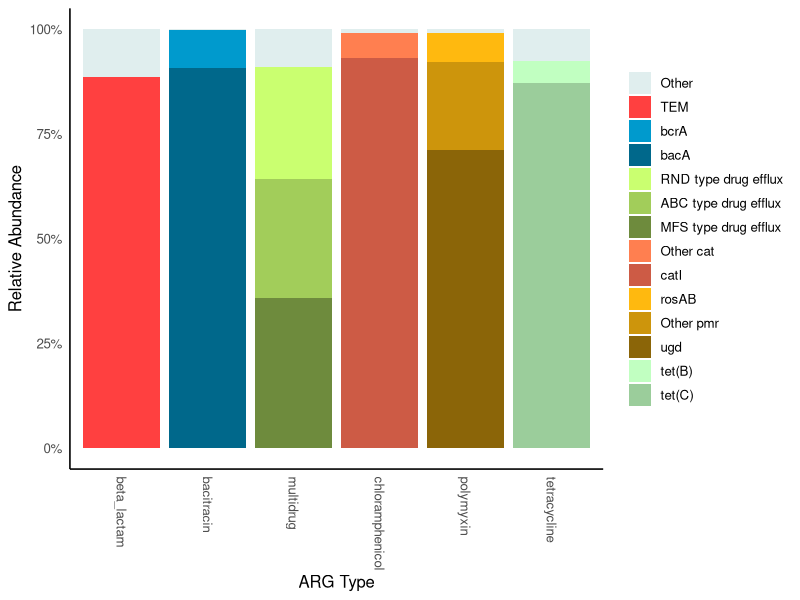

Recreate this plot in R.
# Load necessary packages
library(tidyr)
library(dplyr)
library(ggplot2)

#### Profiling by subtype; normalized to cell count
# Import args-oap output file: metadata.txt
args_oap_metadata <- read.table('args-oap_output/metadata.txt', header=TRUE, row.names=1)

# Import args-oap output file: normalized_cell.subtype
normalized_cell.subtype <- as.data.frame(read.delim('args-oap_output/normalized_cell.subtype.txt', header=TRUE))
colnames(normalized_cell.subtype) <- sub("_.*", "", colnames(normalized_cell.subtype)) # Clean column names

# Separate type and subtype names
ARG_subtype_df <- normalized_cell.subtype %>%
  separate(col = subtype, into = c("Type", "Subtype"), sep = "__") %>%
  select(Type, Subtype, everything())

# Add OVERALL abundance column. OVERALL represents the cumulative abundance of ARG types from all samples normalized to the total cell copy number
ARG_subtype_df$OVERALL <- (ARG_subtype_df$AUGLS01*args_oap_metadata[[1, "nCell"]] +
                             ARG_subtype_df$AUGLS05*args_oap_metadata[[2, "nCell"]] +
                             ARG_subtype_df$AUGLS16*args_oap_metadata[[3, "nCell"]] +
                             ARG_subtype_df$SEPLS01*args_oap_metadata[[4, "nCell"]] +
                             ARG_subtype_df$SEPLS05*args_oap_metadata[[5, "nCell"]] +
                             ARG_subtype_df$SEPLS16*args_oap_metadata[[6, "nCell"]]
                            ) / sum(args_oap_metadata[["nCell"]])

# List of ARG types (overall abundance > 0.009 cpc). Check ARG_type_heatmap.R to see abundant ARG types.
Abundant_ARGs <- c("beta_lactam", "bacitracin", "multidrug", "chloramphenicol", "polymyxin", "tetracycline")
# Filter abundant ARG types
Abundant_ARGs_df <- ARG_subtype_df %>%
  filter(grepl(paste(Abundant_ARGs, collapse = "|"), Type)) %>%
  # Set order of ARG types
  mutate(Type = factor(Type, levels = c(
    "beta_lactam", "bacitracin", "multidrug", "chloramphenicol", "polymyxin", "tetracycline"
  )))


# Group ARGs based on subtypes and compute initial total abundance per subtype
Abundant_ARGs_grouped <- Abundant_ARGs_df %>%
  group_by(Type, Subtype) %>%
  summarise(Total_Abundance = sum(OVERALL), .groups = "drop") %>%
  group_by(Type) %>%
  mutate(
    Relative_Abundance = Total_Abundance / sum(Total_Abundance),
    subtype_substr = substr(Subtype, 1, 3)
    ) %>%
  # manually group subtypes based on ARG families in CARD (https://card.mcmaster.ca/)
  mutate(subtype_group = case_when(
    # for bacitracin resistance, keep subtypes as is since they are all from different gene families
    Type == "bacitracin" ~ Subtype,
    # for beta lactam resistance, the default grouping is the first 3 letters of the subtype (dropping the number)
    Type == "beta_lactam" & Subtype == "Escherichia coli ampC" ~ "ampC", # ampC-type beta-lactamase
    Type == "beta_lactam" & Subtype == "Klebsiella pneumoniae OmpK37" ~ "OmpK37",
    Type == "beta_lactam" & Subtype == "Other class A beta-lactamase" ~ Subtype,
    Type == "beta_lactam" & Subtype == "Other class C beta-lactamase" ~ Subtype,
    Type == "beta_lactam" ~ subtype_substr, # default for beta lactams
    # For multidrug resistance, subtypes are grouped based on major gene family
    Type == "multidrug" & Subtype == "Enterobacter cloacae acrA" ~ "RND type drug efflux",
    Type == "multidrug" & Subtype == "Escherichia coli acrA" ~ "RND type drug efflux",
    Type == "multidrug" & Subtype == "Escherichia coli emrE" ~ "SMR type drug efflux",
    Type == "multidrug" & Subtype == "Escherichia coli mdfA" ~ "MFS type drug efflux",
    Type == "multidrug" & subtype_substr == "Mex" ~ "RND type drug efflux",
    Type == "multidrug" & subtype_substr == "Mux" ~ "RND type drug efflux",
    Type == "multidrug" & subtype_substr == "Opm" ~ "RND type drug efflux",
    Type == "multidrug" & subtype_substr == "Opr" ~ "RND type drug efflux",
    Type == "multidrug" & subtype_substr == "Ran" ~ "ABC type drug efflux",
    Type == "multidrug" & Subtype == "abeM" ~ "MATE transporter",
    Type == "multidrug" & subtype_substr == "acr" ~ "RND type drug efflux",
    Type == "multidrug" & subtype_substr == "ade" ~ "RND type drug efflux",
    Type == "multidrug" & subtype_substr == "amr" ~ "RND type drug efflux",
    Type == "multidrug" & subtype_substr == "ceo" ~ "RND type drug efflux",
    Type == "multidrug" & subtype_substr == "efp" ~ "MFS type drug efflux",
    Type == "multidrug" & subtype_substr == "efr" ~ "ABC type drug efflux",
    Type == "multidrug" & subtype_substr == "eme" ~ "MATE transporter",
    Type == "multidrug" & subtype_substr == "emr" ~ "MFS type drug efflux",
    Type == "multidrug" & subtype_substr == "mds" ~ "RND type drug efflux",
    Type == "multidrug" & Subtype == "mdtE" ~ "RND type drug efflux",
    Type == "multidrug" & Subtype == "mdtF" ~ "RND type drug efflux",
    Type == "multidrug" & Subtype == "mdtH" ~ "MFS type drug efflux",
    Type == "multidrug" & Subtype == "mdtK" ~ "MATE transporter",
    Type == "multidrug" & subtype_substr == "mdt" ~ "MFS type drug efflux",
    Type == "multidrug" & subtype_substr == "mex" ~ "RND type drug efflux",
    Type == "multidrug" & subtype_substr == "msb" ~ "ABC type drug efflux",
    Type == "multidrug" & subtype_substr == "mtr" ~ "RND type drug efflux",
    Type == "multidrug" & subtype_substr == "oqx" ~ "RND type drug efflux",
    Type == "multidrug" & subtype_substr == "pmr" ~ "MFS type drug efflux",
    Type == "multidrug" & Subtype == "qacE" ~ "MFS type drug efflux",
    Type == "multidrug" & Subtype == "qacEdelta1" ~ "MFS type drug efflux",
    Type == "multidrug" & Subtype == "qacH" ~ "SMR type drug efflux",
    Type == "multidrug" & Subtype == "sdeY" ~ "RND type drug efflux",
    Type == "multidrug" & subtype_substr == "sme" ~ "RND type drug efflux",
    Type == "multidrug" & subtype_substr == "tap" ~ "MFS type drug efflux",
    # for chloramphenicol resistance, grouped based on gene family except for catI (~93% rel abundance)
    Type == "chloramphenicol" & Subtype == "catI" ~ "catI",
    Type == "chloramphenicol" & Subtype == "plasmid-encoded cat (pp-cat)" ~ "Other cat",
    Type == "chloramphenicol" & subtype_substr == "cat" ~ "Other cat", # default for cat except catI 
    Type == "chloramphenicol" & Subtype == "catI" ~ Subtype,
    Type == "chloramphenicol" & Subtype == "Salmonella enterica cmlA" ~ "cml",
    Type == "chloramphenicol" & subtype_substr == "cml" ~ subtype_substr,
    # for polymyxin resistance, most are pmr phosphoethanolamine transferase family.
    # but since ugd accounts for (~71%), it will be kept as is except for other pmr genes
    Type == "polymyxin" & Subtype == "arnA" ~ "Other pmr",
    Type == "polymyxin" & Subtype == "eptA" ~ "Other pmr",
    Type == "polymyxin" & Subtype == "pmrF" ~ "Other pmr",
    Type == "polymyxin" & subtype_substr == "mcr" ~ subtype_substr, # for mcr-5.1 and -5.2
    # for rosA and rosB, they will be considered as rosAB as they make up the two-component system
    Type == "polymyxin" & Subtype == "rosA" ~ "rosAB",
    Type == "polymyxin" & Subtype == "rosB" ~ "rosAB",
    # for tetracycline resistance, the subtypes are kept as is
    TRUE ~ Subtype # default for all others that are not renamed
  ))

# Compute abundance by subtype group
ARG_group_abundance <- Abundant_ARGs_grouped %>%
  group_by(Type, subtype_group) %>%
  summarise(Group_Abundance = sum(Total_Abundance), .groups = "drop") %>%
  group_by(Type) %>%
  mutate(Relative_Abundance = Group_Abundance / sum(Group_Abundance)) %>%
  # recategorize groups with < 5% abundance as Other 
  mutate(subtype_group = ifelse(Relative_Abundance < 0.05, "Other", subtype_group)) %>%
  group_by(Type, subtype_group) %>%
  summarise(Group_Abundance = sum(Group_Abundance), .groups = "drop") %>%
  group_by(Type) %>%
  mutate(Relative_Abundance = Group_Abundance / sum(Group_Abundance)) %>%
  # Reorder by ARG type and groups for stacked bar chart (Other on top, most abundant at the bottom)
  mutate(subtype_group = factor(subtype_group, levels = c(
    "Other",
    "TEM",
    "bcrA", "bacA",
    "RND type drug efflux", "ABC type drug efflux", "MFS type drug efflux",
    "Other cat", "catI",
    "rosAB", "Other pmr","ugd",
    "tet(B)", "tet(C)"
  )))

## plot
# set colors
group_colors <- c(
  "Other" = "azure2",
  "TEM" = "brown1",
  "bacA" = "deepskyblue4", "bcrA" = "deepskyblue3",
  "MFS type drug efflux" = "darkolivegreen4", "ABC type drug efflux" = "darkolivegreen3", "RND type drug efflux" = "darkolivegreen1",
  "catI"                 = "coral3", "Other cat" = "coral",
  "ugd" = "darkgoldenrod4", "Other pmr" = "darkgoldenrod3", "rosAB" = "darkgoldenrod1",
  "tet(C)" = "darkseagreen3", "tet(B)" = "darkseagreen1"
)

# create stacked bar chart
ggplot(ARG_group_abundance, aes(x = Type, y = Relative_Abundance, fill = subtype_group)) +
  geom_bar(stat = "identity", position = "stack") +
  labs(
    x = "ARG Type",
    y = "Relative Abundance"
  ) +
  guides(fill = guide_legend(title = NULL)) +
  theme_minimal(base_family = "sans", base_size = 12) +
  scale_y_continuous(labels = scales::percent_format()) +
  theme(legend.position = "right", 
        panel.grid.major = element_blank(),
        panel.grid.minor = element_blank(),
        axis.line = element_line(color = "black"),
        panel.border = element_blank(),
        axis.text.x = element_text(angle = -90, vjust = 0.5, hjust = 0),
        panel.background = element_blank())+
  scale_fill_manual(values = group_colors)


